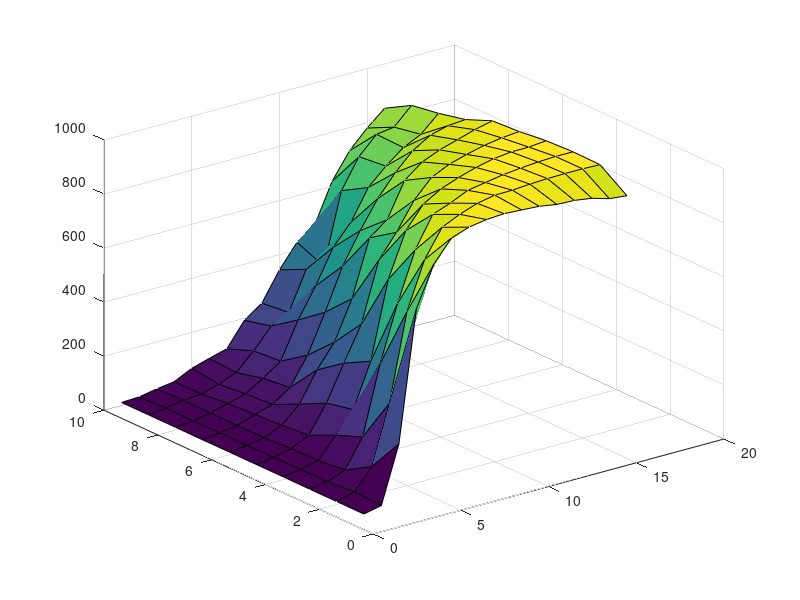

The MATLAB script that drew this image:
% -------------------------------------------------------------------
%  Generated by MATLAB on 17-Nov-2016 23:53:53
%  MATLAB version: 9.0.0.341360 (R2016a)
% -------------------------------------------------------------------
                                      

statistics = ...
  [10.5 24.2 234.3 717.5 865.6 944.3 966.8 977.4 981.4 977.6 973.6 962.9 ...
   960.1 950.5 931.4 924.9;
   10.8 29.5 105.7 322.6 644.3 818.4 920.3 950.7 973.8 986.5 987.3 992.3 ...
   995.2 996.2 996.2 993.8;
   10.5 21.3 46.6 151.3 405 611.5 791.1 904.6 928.9 958.6 969.8 981 987.9 ...
   993.2 996.1 995.7;
   11.1 20.9 36.2 112.2 189.1 350.8 636.1 799.3 879.4 918 942.5 962.3 976.9 ...
   984.4 985 990.7;
   10.9 20.3 34.7 66 167.6 297.7 424.8 644.4 729 829.8 897.2 928 947 963 ...
   973.2 979.1;
   11.2 17.4 28.9 57.7 117.9 226.9 312.2 455.7 663.2 712.3 840 891 918.2 ...
   937.8 957.9 972.9;
   10.7 19 28.4 51.8 70.6 116 218 359.4 512.7 625.9 727.2 805.2 869.2 908.9 ...
   926.7 931.9;
   11.3 16.5 29.2 46.1 64.4 104.3 150.4 285.2 393.9 518.9 593.2 704.9 766.3 ...
   817.6 849.1 909.2;
   11.2 18.5 30.5 35.7 54.2 79.6 142.2 216.8 249.4 391.7 385.6 647.2 755.7 ...
   820.8 829.7 892.8;
   11.1 14 26 35.3 66.9 86.5 104.1 191.9 238 343.5 428 472.9 618.1 714.3 ...
   780.6 836.3];
 
surf(statistics);

